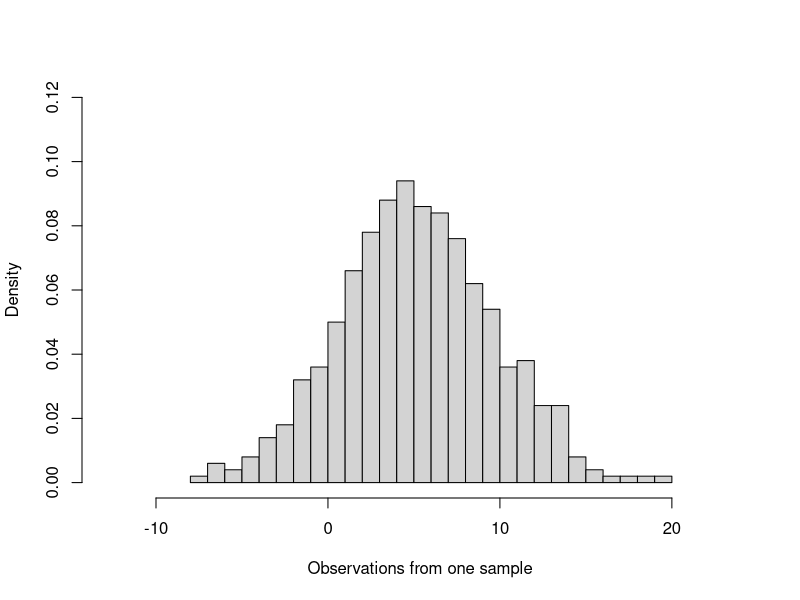
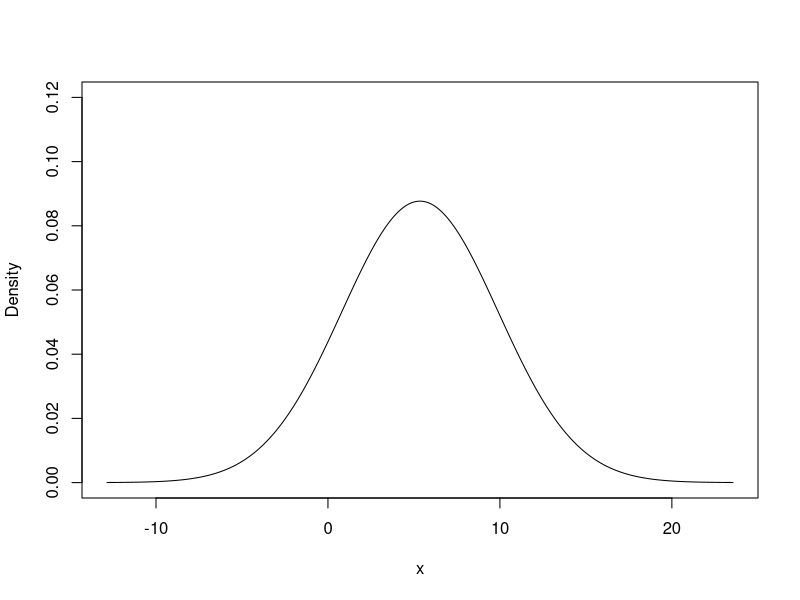
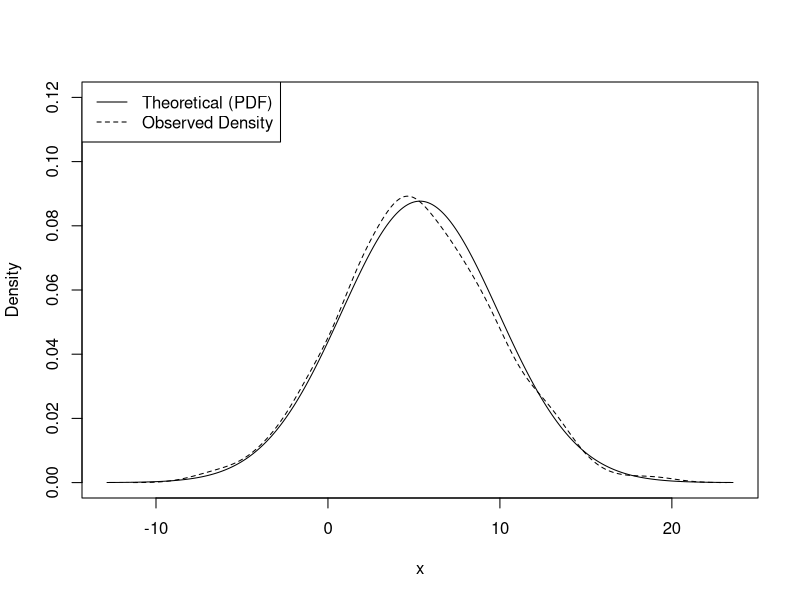
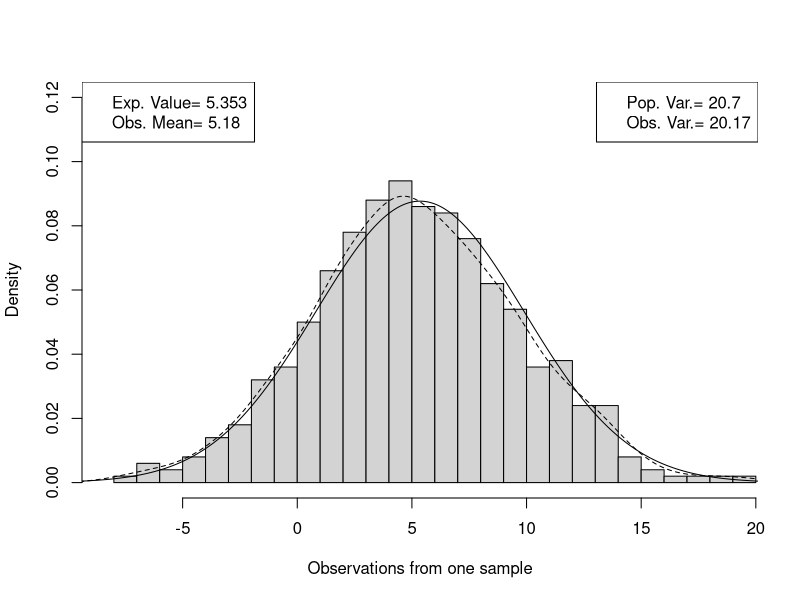
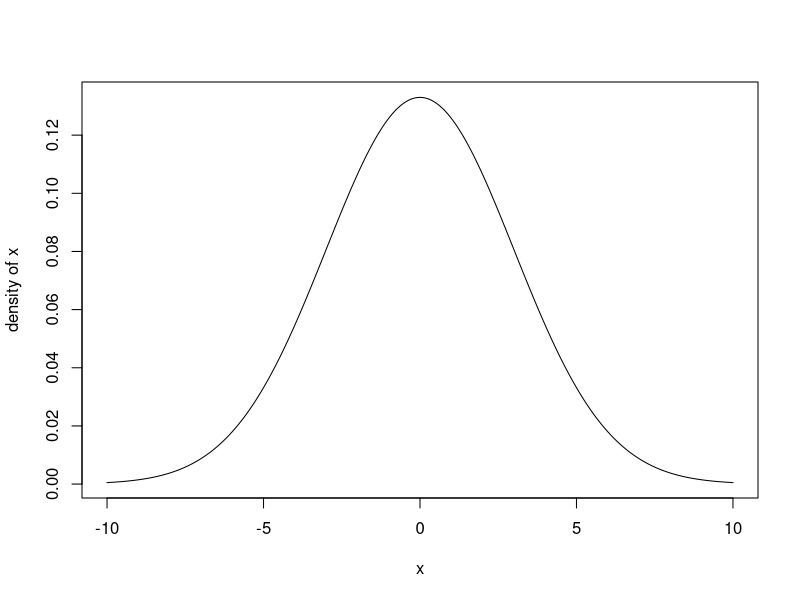
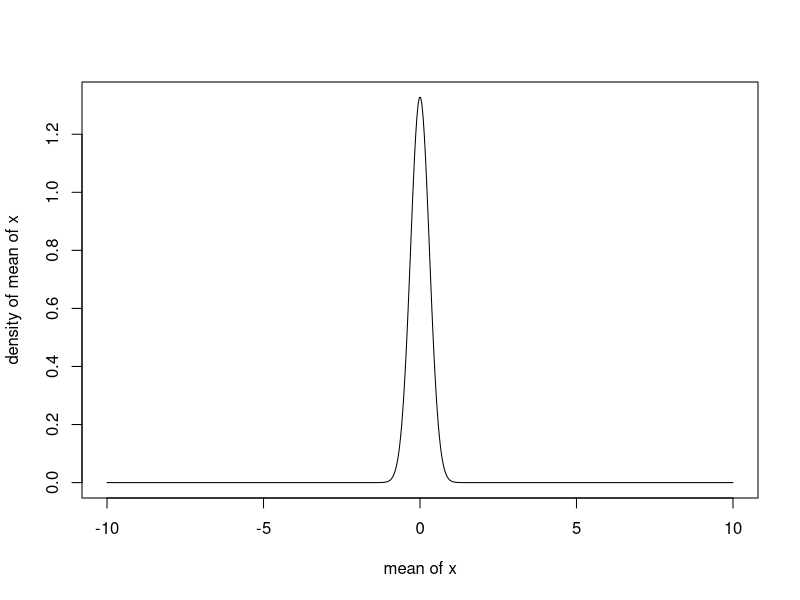
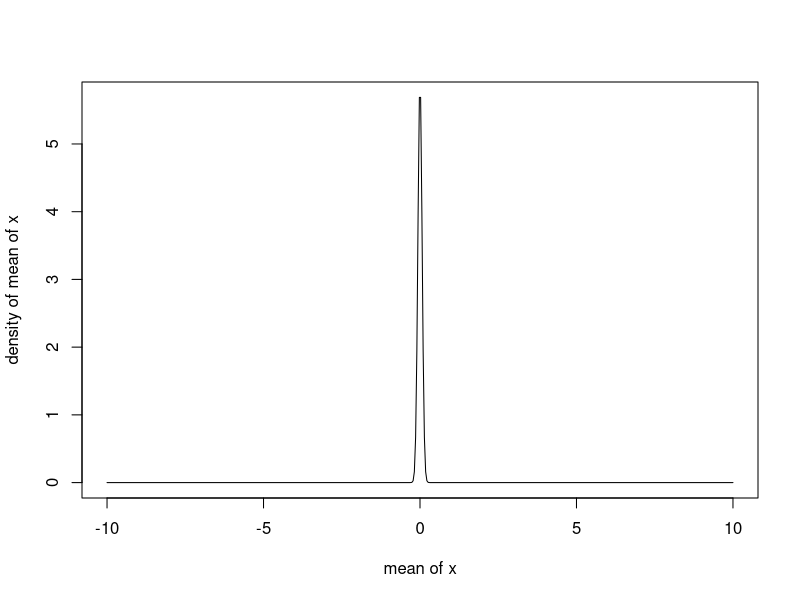
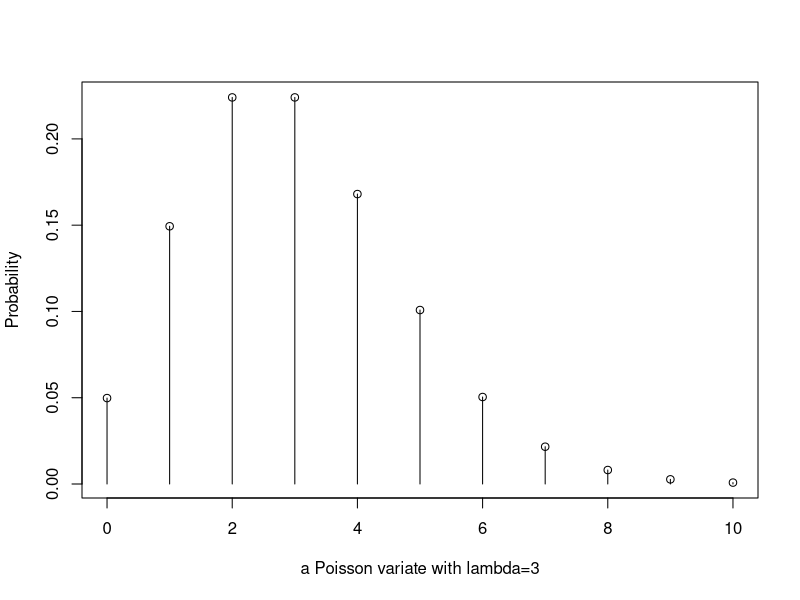

Generate these figures, in order, with R:
###################################################
### chunk number 1: p50
###################################################
#line 83 "/home/pauljohn/ps/SVN-repo/stat/CentralLimitTheorem/CLT-lecture1.Rnw"
unlink("figs", recursive=T)
dir.create("figs", showWarnings=F)


###################################################
### chunk number 2: Roptions
###################################################
#line 95 "/home/pauljohn/ps/SVN-repo/stat/CentralLimitTheorem/CLT-lecture1.Rnw"
options(width=80, prompt="  ", continue="  ")
options(useFancyQuotes = FALSE) 
set.seed(12345)
op <- par() 
pjmar <- c(5.1, 4.1, 1.5, 2.1) 
options(SweaveHooks=list(fig=function() par(mar=pjmar, ps=10)))
pdf.options(onefile=F,family="Times",pointsize=10)


###################################################
### chunk number 3: simple10
###################################################
#line 169 "/home/pauljohn/ps/SVN-repo/stat/CentralLimitTheorem/CLT-lecture1.Rnw"
set.seed(324234)
truemean <- 5.353
truesd <- 4.55
ymax <- 0.12
onexset <- rnorm(500, m=truemean, sd=truesd)
m1 <- mean(onexset)
sd1 <- sd(onexset)
hist(onexset, breaks=20, prob=T, xlim=c(truemean-4*truesd, truemean+4*truesd), ylim=c(0,ymax), main="",xlab="Observations from one sample")


###################################################
### chunk number 4: simple20
###################################################
#line 186 "/home/pauljohn/ps/SVN-repo/stat/CentralLimitTheorem/CLT-lecture1.Rnw"
x <- seq(truemean-4*truesd, truemean+4*truesd, by=0.1)
denx <- dnorm(x, m=truemean, s=truesd)
plot(x, denx, type="l",xlim=c(truemean-4*truesd, truemean+4*truesd), ylim=c(0,ymax), ylab="Density")


###################################################
### chunk number 5: simple30
###################################################
#line 198 "/home/pauljohn/ps/SVN-repo/stat/CentralLimitTheorem/CLT-lecture1.Rnw"
plot(x, denx, type="l",xlim=c(truemean-4*truesd, truemean+4*truesd), ylim=c(0,ymax), ylab="Density")

onedensity <- density(onexset)
lines(onedensity, lty=2)
legend("topleft",legend=c("Theoretical (PDF)", "Observed Density"), lty=c(1,2))


###################################################
### chunk number 6: simple40
###################################################
#line 211 "/home/pauljohn/ps/SVN-repo/stat/CentralLimitTheorem/CLT-lecture1.Rnw"
hist(onexset, breaks=20, prob=T, xlim=c(truemean-3*truesd, truemean+3*truesd), ylim=c(0,ymax),   main="",xlab="Observations from one sample")
lines(x, denx, lty=1)
lines(onedensity, lty=2)
legend("topleft", legend=c(paste("Exp. Value=",truemean), paste("Obs. Mean=",round(m1,2))))
legend("topright", legend=c(paste("Pop. Var.=",round(truesd*truesd,2)), paste("Obs. Var.=",round(sd1*sd1,2))))


###################################################
### chunk number 7: p10
###################################################
#line 483 "/home/pauljohn/ps/SVN-repo/stat/CentralLimitTheorem/CLT-lecture1.Rnw"
x <- seq(-10, 10, length.out=500)
pm0sd3 <- dnorm(x, mean=0, sd=3)
pmean <- dnorm(x, mean=0, sd=3/sqrt(100))
pmean2 <- dnorm(x, mean=0, sd=3/sqrt(2000))


###################################################
### chunk number 8: normal1
###################################################
#line 494 "/home/pauljohn/ps/SVN-repo/stat/CentralLimitTheorem/CLT-lecture1.Rnw"
plot(x, pm0sd3, type="l", ylab="density of x",xlab="x") 


###################################################
### chunk number 9: normal2
###################################################
#line 504 "/home/pauljohn/ps/SVN-repo/stat/CentralLimitTheorem/CLT-lecture1.Rnw"
plot(x, pmean, type="l", ylab="density of mean of x",xlab="mean of x")


###################################################
### chunk number 10: normal3
###################################################
#line 514 "/home/pauljohn/ps/SVN-repo/stat/CentralLimitTheorem/CLT-lecture1.Rnw"
 plot(x, pmean2, type="l", ylab="density of mean of x",xlab="mean of x")


###################################################
### chunk number 11: p30
###################################################
#line 561 "/home/pauljohn/ps/SVN-repo/stat/CentralLimitTheorem/CLT-lecture1.Rnw"
x <- seq(0,10)
xdpois <- dpois(x,lambda=3)
plot(x, xdpois, type="h", xlab="a Poisson variate with lambda=3",ylab="Probability")
points(x, xdpois)


###################################################
### chunk number 12: pois10
###################################################
#line 572 "/home/pauljohn/ps/SVN-repo/stat/CentralLimitTheorem/CLT-lecture1.Rnw"
 hist(0.5+rpois(10, lambda=3),xlim=c(0.5,10.5), prob=T, xlab="x", main="Poisson Sample N=10")
 points(x+0.5, xdpois)


###################################################
### chunk number 13: pois20
###################################################
#line 576 "/home/pauljohn/ps/SVN-repo/stat/CentralLimitTheorem/CLT-lecture1.Rnw"
 hist(0.5+rpois(100, lambda=3),xlim=c(0.5,10.5),prob=T, xlab="x", main="Poisson Sample N=100")
 points(x+0.5, xdpois, lty=4)


###################################################
### chunk number 14: pois30
###################################################
#line 580 "/home/pauljohn/ps/SVN-repo/stat/CentralLimitTheorem/CLT-lecture1.Rnw"
hist(0.5+rpois(2000, lambda=3),xlim=c(0.5,10.5), prob=T, xlab="x", main="Poisson Sample N=2000")
 points(x+0.5, xdpois, lty=4)


###################################################
### chunk number 15: pois40
###################################################
#line 583 "/home/pauljohn/ps/SVN-repo/stat/CentralLimitTheorem/CLT-lecture1.Rnw"
 hist(0.5+rpois(10000, lambda=3),xlim=c(0.5,10.5), prob=T, xlab="x", main="Poisson Sample N=10000")
 points(x+0.5, xdpois, lty=4)


###################################################
### chunk number 16: pois81
###################################################
#line 618 "/home/pauljohn/ps/SVN-repo/stat/CentralLimitTheorem/CLT-lecture1.Rnw"
   m10 <- replicate(1000, mean(rpois(10, lambda=3)))
   hist(m10,xlim=c(0.5,10.5), prob=T, xlab="x", main="Means with N=10")


###################################################
### chunk number 17: pois82
###################################################
#line 628 "/home/pauljohn/ps/SVN-repo/stat/CentralLimitTheorem/CLT-lecture1.Rnw"
m100 <- replicate(1000, mean(rpois(100, lambda=3)))
hist(m100,xlim=c(0.5,10.5),prob=T, xlab="x", main="Means with N=100")


###################################################
### chunk number 18: pois83
###################################################
#line 639 "/home/pauljohn/ps/SVN-repo/stat/CentralLimitTheorem/CLT-lecture1.Rnw"
 m2000 <- replicate(1000, mean(rpois(2000, lambda=3)))
 
 hist(m2000,xlim=c(0.5,10.5), prob=T, xlab="x", main="Means with N=2000")



###################################################
### chunk number 19: pois84
###################################################
#line 652 "/home/pauljohn/ps/SVN-repo/stat/CentralLimitTheorem/CLT-lecture1.Rnw"
m10000 <- replicate(1000, mean(rpois(10000, lambda=3)))
hist(m10000,xlim=c(0.5,10.5), prob=T, xlab="x", main="Means with N=10000")


###################################################
### chunk number 20: pois85
###################################################
#line 664 "/home/pauljohn/ps/SVN-repo/stat/CentralLimitTheorem/CLT-lecture1.Rnw"
hist(m10000, prob=T, xlab="x", main="Means with N=10000")
lines(density(m10000),lty=2)
mp <- mean(m10000)
sdp <- sd(m10000)
xp <- seq(range(m10000)[1], range(m10000)[2], length=200)
npd <- dnorm(xp, m=mp, s=sdp)
lines(xp, npd, lty=1)
legend("topright",legend=c("Observed","Theoretical"), lty=c(2,1))


###################################################
### chunk number 21: U10
###################################################
#line 681 "/home/pauljohn/ps/SVN-repo/stat/CentralLimitTheorem/CLT-lecture1.Rnw"
x <- seq(0,1, by=0.01)
xdunif <- dunif(x)
plot(x, xdunif, type="l", xlab="A Uniform Variate",ylab="Probability")
lines(c(0,0),c(0,1),lty=4)
lines(c(1,1),c(0,1),lty=4)


###################################################
### chunk number 22: u21
###################################################
#line 695 "/home/pauljohn/ps/SVN-repo/stat/CentralLimitTheorem/CLT-lecture1.Rnw"
un1 <- replicate(1000, mean(runif(30)))
hist(un1, xlim=c(0,1), prob=T, xlab="x", main="Means with N=30")


###################################################
### chunk number 23: u22
###################################################
#line 706 "/home/pauljohn/ps/SVN-repo/stat/CentralLimitTheorem/CLT-lecture1.Rnw"
un1 <- replicate(1000, mean(runif(500)))
hist(un1,xlim=c(0,1), prob=T, xlab="x", main="Means with N=500")


###################################################
### chunk number 24: u23
###################################################
#line 717 "/home/pauljohn/ps/SVN-repo/stat/CentralLimitTheorem/CLT-lecture1.Rnw"
un1 <- replicate(100, mean(runif(2000)))
hist(un1,xlim=c(0.45,0.55), breaks=20, prob=T, xlab="x", main="Means with N=2000")
lines(density(un1),lty=2)
mp <- mean(un1)
sdp <- sd(un1)
xp <- seq(range(un1)[1], range(un1)[2], length=200)
npd <- dnorm(xp, m=mp, s=sdp)
lines(xp, npd, lty=1)
legend("topright",legend=c("Observed","Theoretical"), lty=c(2,1))


###################################################
### chunk number 25: b10
###################################################
#line 736 "/home/pauljohn/ps/SVN-repo/stat/CentralLimitTheorem/CLT-lecture1.Rnw"
x <- seq(0.001,0.999, by=0.001)
xd <- dbeta(x, 0.9, 0.9)
plot(x, xd, type="l", xlab="A Beta Variate",ylab="Probability")
lines(c(0,0),c(0,xd[1]),lty=4)
lines(c(1,1),c(0,xd[1]),lty=4)


###################################################
### chunk number 26: b23
###################################################
#line 749 "/home/pauljohn/ps/SVN-repo/stat/CentralLimitTheorem/CLT-lecture1.Rnw"
un1 <- replicate(100, mean(rbeta(2000, 0.9, 0.9)))
hist(un1,xlim=c(0.45,0.55), breaks=10, prob=T, xlab="x", main="")
lines(density(un1),lty=2)
mp <- mean(un1)
sdp <- sd(un1)
xp <- seq(range(un1)[1], range(un1)[2], length=200)
npd <- dnorm(xp, m=mp, s=sdp)
lines(xp, npd, lty=1)
legend("topright",legend=c("Observed","Theoretical"), lty=c(2,1))


